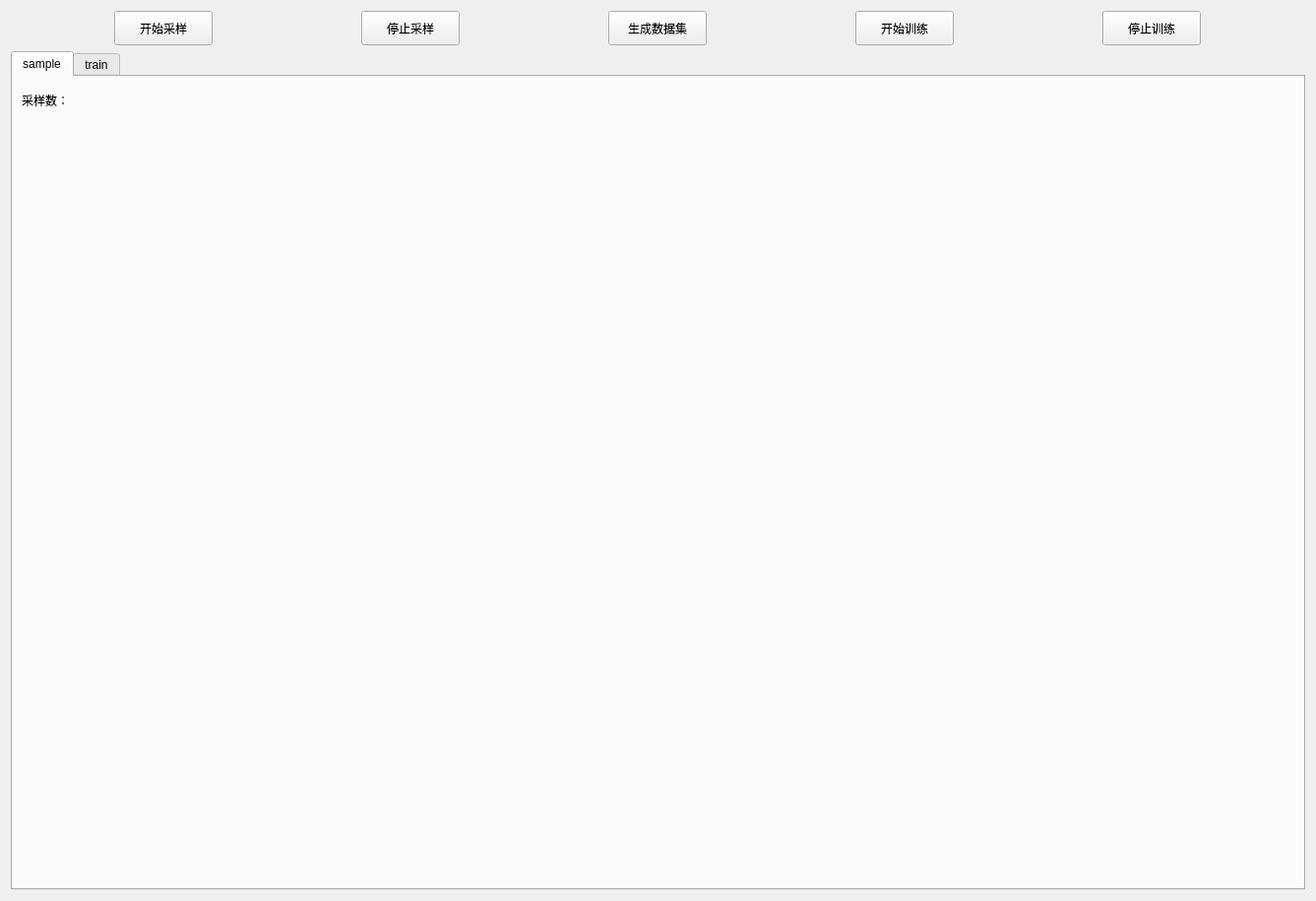
<?xml version="1.0" encoding="UTF-8"?>
<ui version="4.0">
 <class>Train</class>
 <widget class="QWidget" name="Train">
  <property name="geometry">
   <rect>
    <x>0</x>
    <y>0</y>
    <width>1337</width>
    <height>915</height>
   </rect>
  </property>
  <property name="windowTitle">
   <string>Form</string>
  </property>
  <layout class="QVBoxLayout" name="verticalLayout">
   <item>
    <layout class="QHBoxLayout" name="horizontalLayout">
     <item>
      <widget class="QPushButton" name="start_sample">
       <property name="sizePolicy">
        <sizepolicy hsizetype="Maximum" vsizetype="Fixed">
         <horstretch>0</horstretch>
         <verstretch>0</verstretch>
        </sizepolicy>
       </property>
       <property name="minimumSize">
        <size>
         <width>100</width>
         <height>35</height>
        </size>
       </property>
       <property name="text">
        <string>开始采样</string>
       </property>
      </widget>
     </item>
     <item>
      <spacer name="horizontalSpacer">
       <property name="orientation">
        <enum>Qt::Horizontal</enum>
       </property>
       <property name="sizeType">
        <enum>QSizePolicy::Fixed</enum>
       </property>
       <property name="sizeHint" stdset="0">
        <size>
         <width>40</width>
         <height>20</height>
        </size>
       </property>
      </spacer>
     </item>
     <item>
      <widget class="QPushButton" name="stop_sample">
       <property name="sizePolicy">
        <sizepolicy hsizetype="Maximum" vsizetype="Fixed">
         <horstretch>0</horstretch>
         <verstretch>0</verstretch>
        </sizepolicy>
       </property>
       <property name="minimumSize">
        <size>
         <width>100</width>
         <height>35</height>
        </size>
       </property>
       <property name="text">
        <string>停止采样</string>
       </property>
      </widget>
     </item>
     <item>
      <spacer name="horizontalSpacer_2">
       <property name="orientation">
        <enum>Qt::Horizontal</enum>
       </property>
       <property name="sizeType">
        <enum>QSizePolicy::Fixed</enum>
       </property>
       <property name="sizeHint" stdset="0">
        <size>
         <width>40</width>
         <height>20</height>
        </size>
       </property>
      </spacer>
     </item>
     <item>
      <widget class="QPushButton" name="generate_dataSet">
       <property name="sizePolicy">
        <sizepolicy hsizetype="Maximum" vsizetype="Fixed">
         <horstretch>0</horstretch>
         <verstretch>0</verstretch>
        </sizepolicy>
       </property>
       <property name="minimumSize">
        <size>
         <width>100</width>
         <height>35</height>
        </size>
       </property>
       <property name="text">
        <string>生成数据集</string>
       </property>
      </widget>
     </item>
     <item>
      <spacer name="horizontalSpacer_3">
       <property name="orientation">
        <enum>Qt::Horizontal</enum>
       </property>
       <property name="sizeType">
        <enum>QSizePolicy::Fixed</enum>
       </property>
       <property name="sizeHint" stdset="0">
        <size>
         <width>40</width>
         <height>20</height>
        </size>
       </property>
      </spacer>
     </item>
     <item>
      <widget class="QPushButton" name="start_train">
       <property name="sizePolicy">
        <sizepolicy hsizetype="Maximum" vsizetype="Fixed">
         <horstretch>0</horstretch>
         <verstretch>0</verstretch>
        </sizepolicy>
       </property>
       <property name="minimumSize">
        <size>
         <width>100</width>
         <height>35</height>
        </size>
       </property>
       <property name="text">
        <string>开始训练</string>
       </property>
      </widget>
     </item>
     <item>
      <spacer name="horizontalSpacer_4">
       <property name="orientation">
        <enum>Qt::Horizontal</enum>
       </property>
       <property name="sizeType">
        <enum>QSizePolicy::Fixed</enum>
       </property>
       <property name="sizeHint" stdset="0">
        <size>
         <width>40</width>
         <height>20</height>
        </size>
       </property>
      </spacer>
     </item>
     <item>
      <widget class="QPushButton" name="stop_train">
       <property name="sizePolicy">
        <sizepolicy hsizetype="Maximum" vsizetype="Fixed">
         <horstretch>0</horstretch>
         <verstretch>0</verstretch>
        </sizepolicy>
       </property>
       <property name="minimumSize">
        <size>
         <width>100</width>
         <height>35</height>
        </size>
       </property>
       <property name="text">
        <string>停止训练</string>
       </property>
      </widget>
     </item>
    </layout>
   </item>
   <item>
    <widget class="QTabWidget" name="tabWidget">
     <property name="currentIndex">
      <number>0</number>
     </property>
     <widget class="QWidget" name="sample">
      <attribute name="title">
       <string>sample</string>
      </attribute>
      <layout class="QVBoxLayout" name="verticalLayout_3" stretch="1,10">
       <item>
        <widget class="QLabel" name="label">
         <property name="sizePolicy">
          <sizepolicy hsizetype="Preferred" vsizetype="Maximum">
           <horstretch>0</horstretch>
           <verstretch>0</verstretch>
          </sizepolicy>
         </property>
         <property name="minimumSize">
          <size>
           <width>0</width>
           <height>30</height>
          </size>
         </property>
         <property name="text">
          <string>采样数：</string>
         </property>
        </widget>
       </item>
       <item>
        <layout class="QGridLayout" name="gridLayout">
         <item row="0" column="0">
          <widget class="QLabel" name="carmer1">
           <property name="text">
            <string/>
           </property>
          </widget>
         </item>
         <item row="0" column="1">
          <widget class="QLabel" name="carmer2">
           <property name="text">
            <string/>
           </property>
          </widget>
         </item>
         <item row="1" column="0">
          <widget class="QLabel" name="carmer3">
           <property name="text">
            <string/>
           </property>
          </widget>
         </item>
         <item row="1" column="1">
          <widget class="QLabel" name="carmer4">
           <property name="text">
            <string/>
           </property>
          </widget>
         </item>
        </layout>
       </item>
      </layout>
     </widget>
     <widget class="QWidget" name="train">
      <attribute name="title">
       <string>train</string>
      </attribute>
      <layout class="QVBoxLayout" name="verticalLayout_2">
       <item>
        <widget class="QProgressBar" name="progressBar">
         <property name="value">
          <number>24</number>
         </property>
        </widget>
       </item>
       <item>
        <layout class="QHBoxLayout" name="horizontalLayout_2">
         <item>
          <widget class="QLabel" name="picture_label1">
           <property name="text">
            <string/>
           </property>
          </widget>
         </item>
         <item>
          <widget class="QLabel" name="picture_label2">
           <property name="text">
            <string/>
           </property>
          </widget>
         </item>
        </layout>
       </item>
      </layout>
     </widget>
    </widget>
   </item>
  </layout>
 </widget>
 <resources/>
 <connections/>
</ui>
